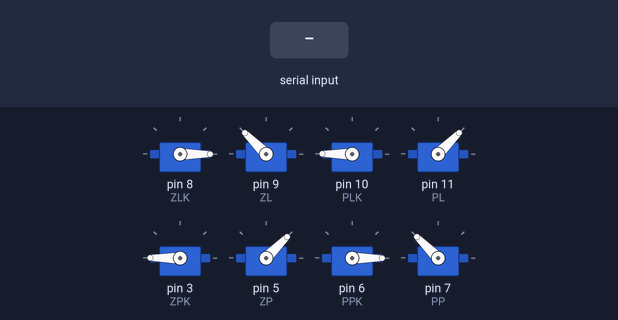
Bench run of a sketch on a simulated Arduino Uno, built with avr-gcc and run on an emulated ATmega328P. On the bench: 8 × servo. The inputs (shaded band) are chosen by the test bench.

Above: at 1.2 s.
1.3 s: "1" received over the second serial link
At 1.46 s:
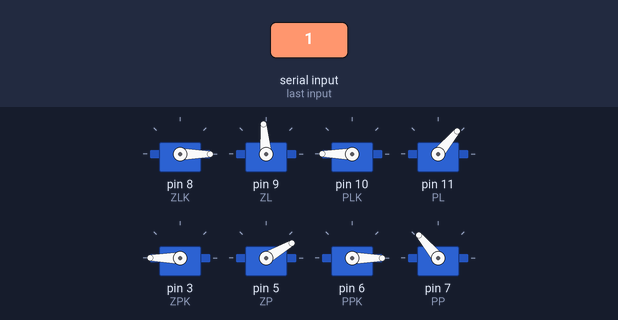
At 1.81 s:
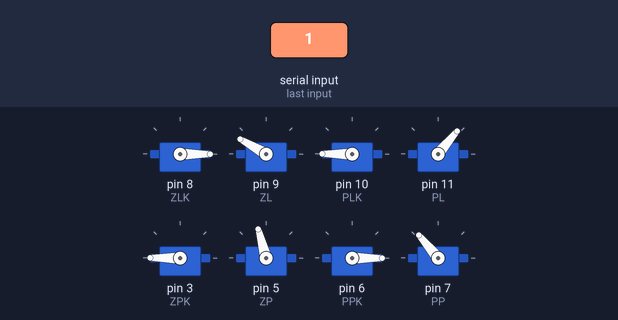
4.3 s: "2" received over the second serial link
At 4.46 s:
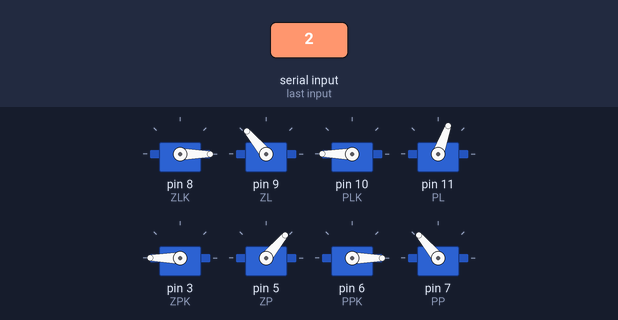
Timing chart, 0 to 7.3 s (numbered marks = the images above; inputs shaded):
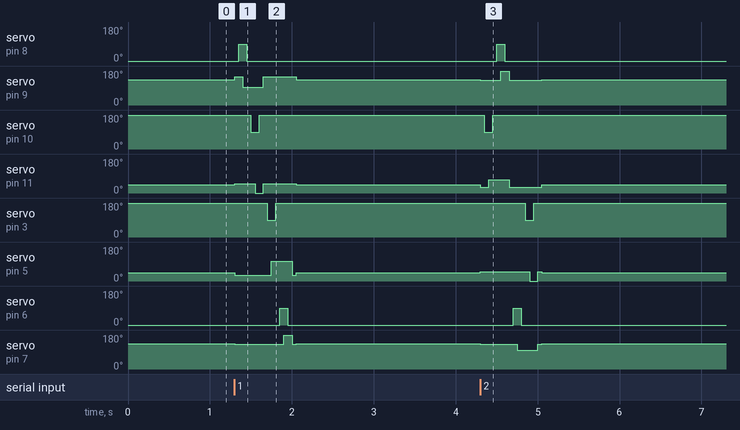

The sketch:

pavuk_v3.ino
```cpp
#include <Servo.h>
#include <SoftwareSerial.h>
SoftwareSerial Bluetooth(2, 4);
int cas = 50;
int inp = 0;

Servo ZLK;
Servo ZL;
Servo PLK;
Servo PL;
Servo ZPK;
Servo ZP;
Servo PPK;
Servo PP;

void setup() {
  Bluetooth.begin(9600);
  ZLK.attach(8);
  ZL.attach(9);
  PLK.attach(10);
  PL.attach(11);
  ZPK.attach(3);
  ZP.attach(5);
  PPK.attach(6);
  PP.attach(7);
}

void posunDL(){
  ZLK.write(90);
  delay(cas);
  ZL.write(95);
  delay(cas);
  ZLK.write(0);
  delay(cas);

  PLK.write(90);
  delay(cas);
  PL.write(0);
  delay(cas);
  PLK.write(180);
  delay(cas);
  kalibraceD();
}

void posunDR(){
  ZPK.write(90);
  delay(cas);
  ZP.write(105);
  delay(cas);
  ZPK.write(180);
  delay(cas);

  PPK.write(90);
  delay(cas);
  PP.write(180);
  delay(cas);
  PPK.write(0);
  delay(cas);
  kalibraceD();
}

void posunZL(){
  PLK.write(90);
  delay(cas);
  PL.write(70);
  delay(cas);
  PLK.write(180);
  delay(cas);

  ZLK.write(90);
  delay(cas);
  ZL.write(180);
  delay(cas);
  ZLK.write(0);
  delay(cas);
  kalibraceZ();
}

void posunZR(){
  PPK.write(90);
  delay(cas);
  PP.write(100);
  delay(cas);
  PPK.write(0);
  delay(cas);

  ZPK.write(90);
  delay(cas);
  ZP.write(0);
  delay(cas);
  ZPK.write(180);
  delay(cas);
  kalibraceZ();
}

void kalibrace(){
  ZLK.write(0);
  ZL.write(135);
  PLK.write(180);
  PL.write(45);
  ZPK.write(180);
  ZP.write(45);
  PPK.write(0);
  PP.write(135);
  }

void kalibraceD(){
  ZL.write(150);
  PL.write(50);
  ZP.write(30);
  PP.write(130);
}

void kalibraceZ(){
  ZL.write(130);
  PL.write(30);
  ZP.write(50);
  PP.write(130);
}

void dopredu(){
  kalibraceD();
  delay(cas);
  posunDL();
  delay(cas);
  posunDR();
  delay(cas);

}

void dozadu(){
  kalibraceZ();
  delay(cas);
  posunZL();
  delay(cas);
  posunZR();
  delay(cas);
}

void pravo(){
  kalibraceZ();
  delay(cas);
  posunZR();
  kalibraceD();
  delay(cas);
  posunDL();
}

void lavo(){
  kalibraceZ();
  delay(cas);
  posunZL();
  kalibraceD();
  delay(cas);
  posunDR();
}


void loop() {
  kalibrace();
  if (Bluetooth.available()){
    inp = Bluetooth.read();
    if (inp == '1'){
      dopredu();
    }
    if (inp == '2'){
      dozadu();
    }
    if (inp == '3'){
      pravo();
    }
    if (inp == '4'){
      lavo();
    }
    if (inp == '9'){
      kalibrace();
    }
  }

}
```

Measured:
- after the input at 1.3 s, servo on pin 8 (ZLK): 0° → 90° after 0.05 s, → 0° 0.10 s later; servo on pin 9 (ZL): 135° → 150° at once, → 95° 0.10 s later, → 150° 0.25 s later, → 135° 0.40 s later
- after the input at 4.3 s, servo on pin 8 (ZLK): 0° → 90° after 0.20 s, → 0° 0.10 s later; servo on pin 9 (ZL): 135° → 130° at once, → 180° 0.25 s later, → 130° 0.10 s later, → 135° 0.40 s later
